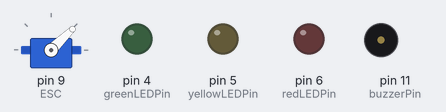
Simulated run of this sketch. Board: Arduino Uno, built with avr-gcc and run on an emulated ATmega328P. Parts: servo, output pins drawn as LEDs (lit = HIGH), buzzer (waves = sounding).

Above: at 0.1 s.
At 2.1 s:
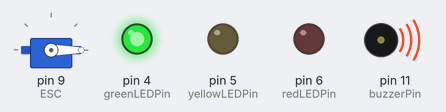
At 3.1 s:
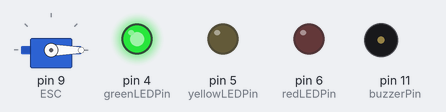
At 9.1 s:
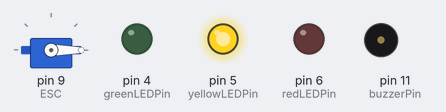
At 14.1 s:
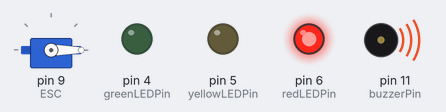
At 39.1 s:
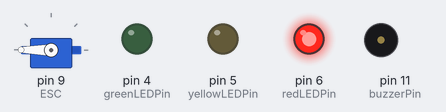
Timing chart, 0 to 40.0 s (numbered marks = the images above):
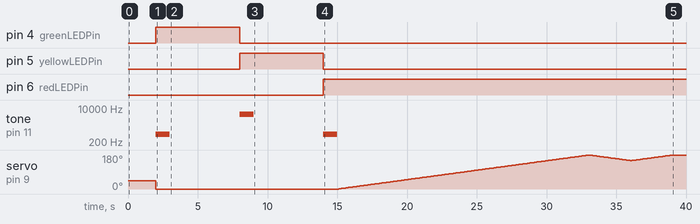

Measured:
- by itself, pin 4 (greenLEDPin): HIGH → LOW at 8.0 s
- by itself, pin 5 (yellowLEDPin): LOW → HIGH at 8.0 s, → LOW 6.0 s later
- by itself, pin 6 (redLEDPin): LOW → HIGH at 14.0 s
- by itself, tone on pin 11 (buzzerPin): plays 500 Hz for 1.0 s, 5000 Hz for 1.0 s, 500 Hz for 1.0 s
- by itself, servo on pin 9 (ESC): 44° → 0° at 2.0 s, → 1° 13.1 s later, → 2° 0.10 s later, → 3° 0.10 s later, … (241 changes in this stretch)

The sketch:

Software_to_throtle.ino
```cpp
#include <Servo.h>

Servo ESC;
int Speed;
int counter;

// Define pin numbers
const int greenLEDPin = 4;
const int yellowLEDPin = 5;
const int redLEDPin = 6;
const int buzzerPin = 11;

// Enumeration to define states
enum State {UNARMED, ARMED, DOING};
State currentState = UNARMED;

void setup() {
  // Attach the ESC to pin 9
  ESC.attach(9);
  armESC();

  // Set pins as outputs
  pinMode(greenLEDPin, OUTPUT);
  pinMode(yellowLEDPin, OUTPUT);
  pinMode(redLEDPin, OUTPUT);
  pinMode(buzzerPin, OUTPUT);


  setUnarmed(); //state
}

void loop() {
  delay(5000);
  setArmed();
  delay(5000);
  // run program
  setDoing();
  delay(5000);
  setUnarmed();
  delay(5000);

}

void armESC() {
  ESC.writeMicroseconds(1000); // Minimum throttle
  delay(2000); // Wait for 2 seconds to arm the ESC
}

void setUnarmed() {
  ESC.write(0);
  currentState = UNARMED;
  digitalWrite(greenLEDPin, HIGH);
  digitalWrite(yellowLEDPin, LOW);
  digitalWrite(redLEDPin, LOW);

  tone(buzzerPin, 500); // Send 500Hz sound signal...
  delay(1000);
  noTone(buzzerPin);
}

void setArmed() {
  currentState = ARMED;
  digitalWrite(greenLEDPin, LOW);
  digitalWrite(yellowLEDPin, HIGH);
  digitalWrite(redLEDPin, LOW);

  tone(buzzerPin, 5000); // Send 1KHz sound signal...
  delay(1000);
  noTone(buzzerPin);
}

void setDoing() {
  currentState = DOING;
  digitalWrite(greenLEDPin, LOW);
  digitalWrite(yellowLEDPin, LOW);
  digitalWrite(redLEDPin, HIGH);
  tone(buzzerPin, 500); // Send 1KHz sound signal...
  delay(1000);
  noTone(buzzerPin);

  upsideDownsie(); // Call the function to perform the desired speed pattern

}

void upsideDownsie() {
  // Upward pattern
  for (counter = 0; counter < 180; counter++) {
    Speed = counter;
    ESC.write(Speed);
    delay(100); // Adjust the delay for smooth transition
  }

  for (counter = 180; counter > 150; counter--) {
    Speed = counter;
    ESC.write(Speed);
    delay(100);
  }

  for (counter = 150; counter < 200; counter++) {
    Speed = counter;
    ESC.write(Speed);
    delay(100);
  }

  // Downward pattern
  for (counter = 200; counter >= 150; counter--) {
    Speed = counter;
    ESC.write(Speed);
    delay(100);
  }

  for (counter = 150; counter >= 0; counter--) {
    Speed = counter;
    ESC.write(Speed);
    delay(100);
  }
}

void smoothLanding() {
  // Start from a high speed and gradually slow down
  Speed = 200; // Starting speed, adjust as needed
  int decrement = 5; // Speed decrement, adjust for finer control

  while (Speed > 0) {
    ESC.write(Speed);
    delay(100); // Adjust the delay for a smooth transition
    if (Speed > 100) {
      decrement = 5; // Fast decrement initially
    } else if (Speed > 50) {
      decrement = 2; // Slow down decrement as it approaches lower speed
    } else {
      decrement = 1; // Very fine decrement near stop
    }
    Speed -= decrement;
  }
  ESC.write(0); // Ensure motor is stopped
}

void pulseWave() {
  // PulseWave pattern: Speed up, slow down, speed up again
  // Speed up to maximum
  for (counter = 0; counter <= 200; counter++) {
    Speed = counter;
    ESC.write(Speed);
    delay(50); // Adjust the delay for smooth transition
  }

  // Slow down to half speed
  for (counter = 200; counter >= 100; counter--) {
    Speed = counter;
    ESC.write(Speed);
    delay(50);
  }

  // Speed up again to maximum
  for (counter = 100; counter <= 200; counter++) {
    Speed = counter;
    ESC.write(Speed);
    delay(50);
  }

  // Slow down to zero
  for (counter = 200; counter >= 0; counter--) {
    Speed = counter;
    ESC.write(Speed);
    delay(50);
  }
}
void waveRider() {
  // WaveRider pattern: Oscillate speed in a wave-like manner
  int amplitude = 100; // Amplitude of the wave
  int offset = 100;    // Offset to ensure the speed stays positive
  int period = 200;    // Number of steps in one period of the wave

  for (int i = 0; i < period; i++) {
    Speed = offset + amplitude * sin(2 * PI * i / period);
    ESC.write(Speed);
    delay(50); // Adjust the delay for smooth transition
  }
}

void testOne() {
  // Throttle up to halfway (using the range 1000 to 2000 microseconds)
  for (Speed = 1000; Speed <= 1500; Speed += 10) { // Halfway point in microseconds
    ESC.writeMicroseconds(Speed);
    delay(100); // Adjust the delay for smooth transition
  }

    // Throttle back down to zero
  for (Speed = 1500; Speed >= 1000; Speed -= 10) {
    ESC.writeMicroseconds(Speed);
    delay(100); // Adjust the delay for smooth transition
  }
 }

void maxSpeedTest() {
  // Ramp up from 0 to max in 5 seconds
  int maxSpeed = 2000; // Maximum speed in microseconds
  int minSpeed = 1000; // Minimum speed in microseconds
  int stepDelay = 5;   // Step delay in milliseconds
  int steps = (maxSpeed - minSpeed) / (5000 / stepDelay); // Calculate the number of steps

  for (Speed = minSpeed; Speed <= maxSpeed; Speed += steps) {
    ESC.writeMicroseconds(Speed);
    delay(stepDelay);
  }

  // Hold at max speed for 3 seconds
  ESC.writeMicroseconds(maxSpeed);
  delay(3000);

  // Drop back down to 0 in 2 seconds
  steps = (maxSpeed - minSpeed) / (2000 / stepDelay); // Calculate the number of steps for 2 seconds

  for (int Speed = maxSpeed; Speed >= minSpeed; Speed -= steps) {
    ESC.writeMicroseconds(Speed);
    delay(stepDelay);
  }
}
```
